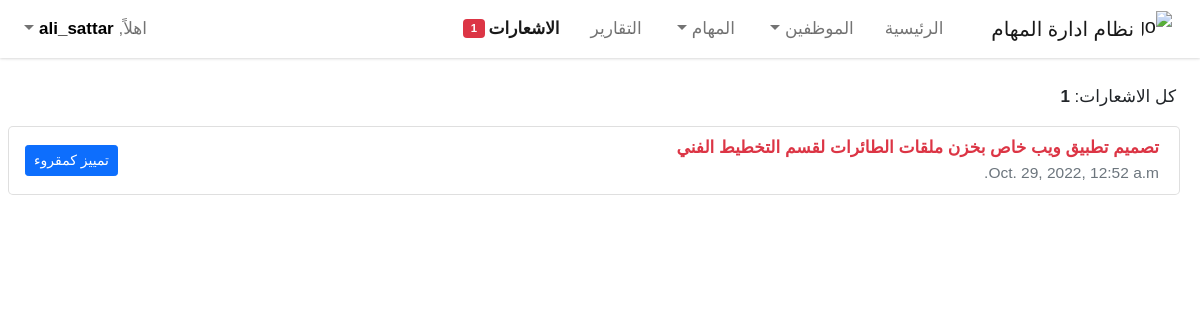
/notifications/ (signed in), run on an earlier commit of the app's database.
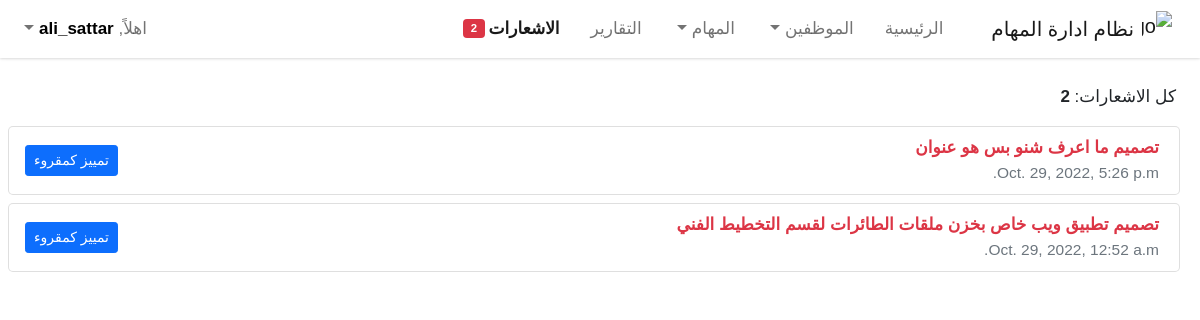
And on a later commit of the database.
### myapp/models.py (models this page shows, shortened)
class Notification(models.Model):
    user        = models.ForeignKey(User, on_delete=models.CASCADE)
    message     = models.TextField(max_length=1000, blank=True, null=True)
    emps        = models.ManyToManyField(User, related_name="emps")
    created_at  = models.DateTimeField(auto_now_add=True)
    received    = models.BooleanField(default=False)
    def countUnreadableNotifications(self, request):
        return sum(
            not notification.received and request.user in notification.emps.all()
            for notification in Notification.objects.all())
    def countTotalNotifications(self, request):
        return sum(request.user in notification.emps.all()
            for notification in Notification.objects.all())
    def getUserNotifications(self, request):
        return [
            notification for notification in Notification.objects.all()
            .order_by("-created_at")
            if request.user in notification.emps.all()
        ]

### myapp/notifications/views/notifications.py (the view)
# urls.py: path("notifications/", login_required(NotificationsView.as_view()), name="notifications_page")
class NotificationsView(View):
  template_name = "notifications.html"
  def get(self, request):
    notification = Notification.objects.prefetch_related("emps")
    return render(request, self.template_name,
      {
        "total": notification[0].countTotalNotifications(request),
        "unreadable": notification[0].countUnreadableNotifications(request),
        "all_notifications": notification[0].getUserNotifications(request)
      }
    )

### templates/notifications.html (shortened to what this page needs)
<!DOCTYPE html>
<html lang="en">
  {% load static %}
<head>
  {% include "base/head.html" %}
</head>
<body>
  {% include "components/navbar.html" %}
  <main class="px-3" style="margin-top: 80px !important">
    <div class="row px-1">
      <div class="col-md-12 px-3 mt-1 mb-3">كل الاشعارات: <b>{{total}}</b></div>
      <ul class="list-group list-group gap-2">
        {% for notification in all_notifications %}
          <li class="list-group-item border-1">
            <div class="me-1">
              <div class="fw-bold text-danger">{{notification.message}}</div>
              <span class="text-muted" style="font-size: 15.5px !important">{{notification.created_at}}</span>
            </div>
            {% if not notification.received %}
            <button class="btn btn-primary btn-sm">تمييز كمقروء</button>
            {% else %}
            <span class="mt-2">مقروء</span>
            {% endif %}
          </li>
        {% endfor %}
      </ul>
    </div>
  </main>
</body>
</html>

### templates/components/navbar.html (shortened to what this page needs)
<nav class="navbar navbar-expand-lg navbar-light bg-white fixed-top">
    <div class="container-fluid">
      <a class="navbar-brand p-0 d-flex justify-content-center align-items-center gap-2" href="/">
        <img src="https://www.svgrepo.com/show/315133/stack.svg" alt="Logo" width="30" height="35"
          class="d-inline-block align-text-top">
        نظام ادارة المهام
      </a>
      <div class="collapse navbar-collapse" id="navbarSupportedContent">
        <ul class="navbar-nav mb-2 mb-lg-0">
          <li class="nav-item">
            <a class="nav-link" aria-current="page" href="/">الرئيسية</a>
          </li>
          <li class="nav-item dropdown">
            <a class="nav-link dropdown-toggle" href="#employees" id="navbarDropdown" role="button"
              data-bs-toggle="dropdown" aria-expanded="false">
              الموظفين
            </a>
          </li>
          <li class="nav-item dropdown">
            <a class="nav-link dropdown-toggle" href="#tasks" id="navbarDropdown" role="button"
              data-bs-toggle="dropdown" aria-expanded="false">
              المهام
            </a>
          </li>
          <li class="nav-item">
            <a class="nav-link" href="#reports">التقارير</a>
          </li>
          <li class="nav-item">
            <a class="nav-link d-flex justify-content-start align-items-center gap-1" href="/notifications/">
              الاشعارات
              {% if unreadable != 0 %}
              <span class="badge bg-danger">
                {{unreadable}}
              </span>
              {% endif %}
            </a>
          </li>
        </ul>
        <ul class="navbar-nav mb-2 mb-lg-0 me-auto">
          <li class="nav-item dropdown">
            <a class="nav-link dropdown-toggle" href="#user-dropdown" id="navbarDropdown" role="button" data-bs-toggle="dropdown"
              aria-expanded="false">
              اهلاً, <b style="color: black">{{user.username}}</b>
            </a>
          </li>
        </ul>
      </div>
    </div>
  </nav>

What changed in the data, as far as the page shows it:
added Notification: message "تصميم ما اعرف شنو بس هو عنوان", created_at "Oct. 29, 2022, 5:26 p.m.", received "تمييز كمقروء"
Also different on the page:
{{ unreadable }}: "1" → "2"
{{ total }}: "1" → "2"
